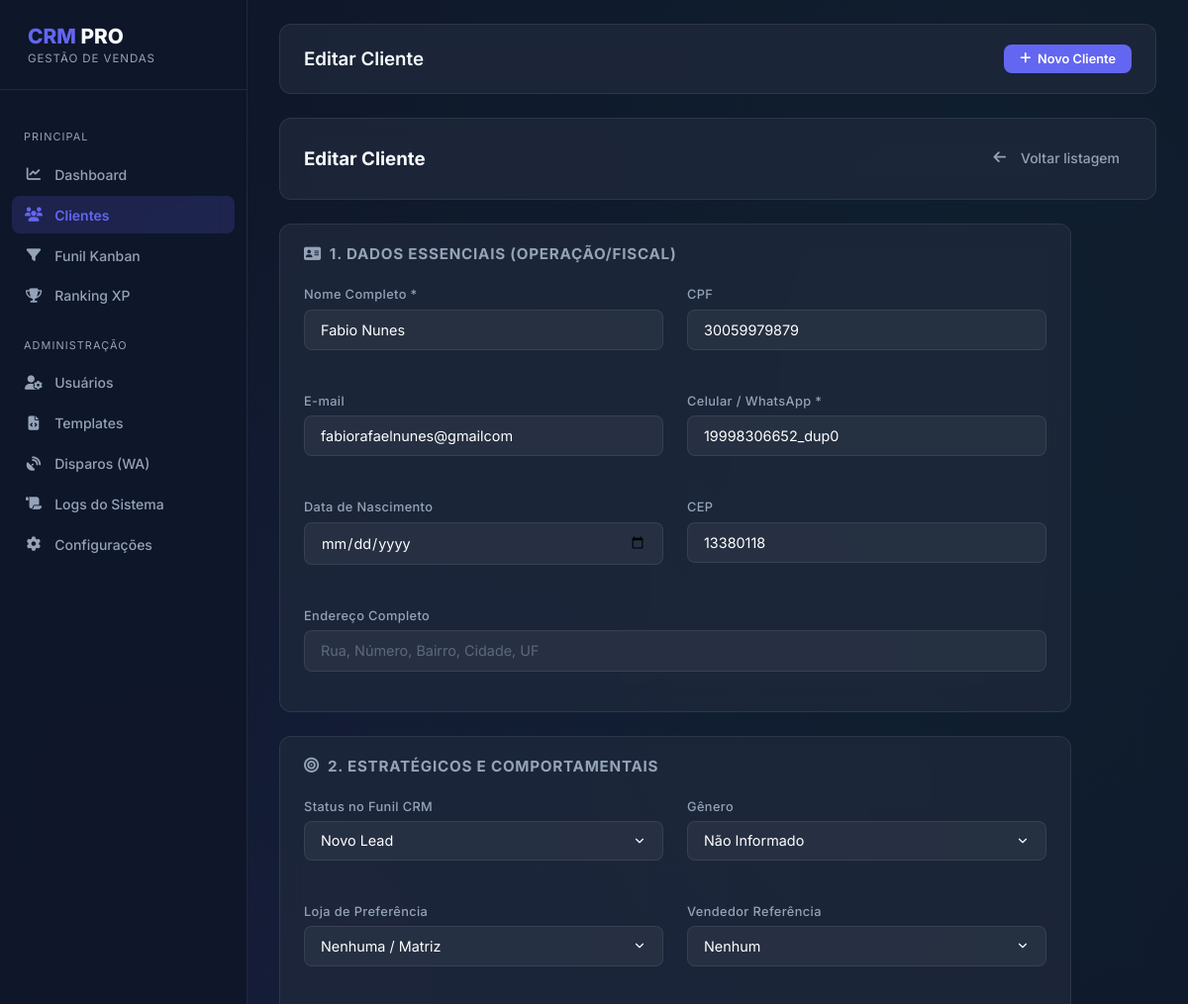
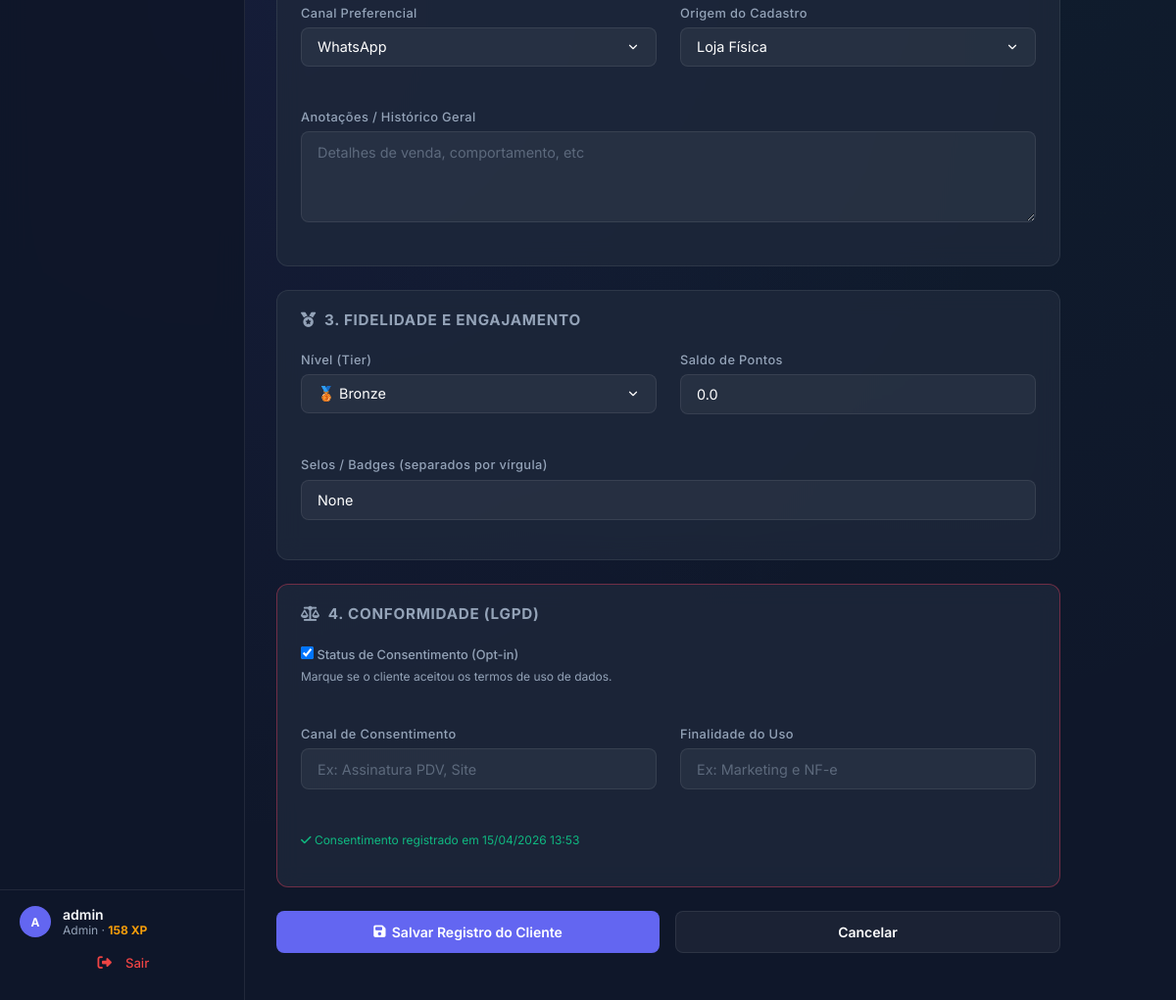
Screenshot of /crm/client/2/edit (signed in) with the database file from the repository (2 pictures, top to bottom).
### app/models.py (models this page shows, shortened)
class User(UserMixin, db.Model):
    id = db.Column(db.Integer, primary_key=True)
    username = db.Column(db.String(64), index=True, unique=True)
    email = db.Column(db.String(120), index=True, unique=True)
    password_hash = db.Column(db.String(128))
    role = db.Column(db.String(20), default='vendedor') # 'admin', 'gerente', 'vendedor'
    performance_points = db.Column(db.Integer, default=0)
    created_at = db.Column(db.DateTime, default=datetime.utcnow)

class Client(db.Model):
    id = db.Column(db.Integer, primary_key=True)
    public_id = db.Column(db.String(36), unique=True, index=True, default=lambda: str(uuid.uuid4()))
    name = db.Column(db.String(128), index=True)
    phone = db.Column(db.String(20), index=True, unique=True)
    email = db.Column(db.String(120), index=True)
    status = db.Column(db.String(64), default='lead') # lead, contato, proposta, fechado, perdido
    notes = db.Column(db.Text)
    assigned_to = db.Column(db.Integer, db.ForeignKey('user.id'))
    created_at = db.Column(db.DateTime, default=datetime.utcnow)
    updated_at = db.Column(db.DateTime, default=datetime.utcnow, onupdate=datetime.utcnow)
    cpf = db.Column(db.String(14), unique=True, index=True)
    cep = db.Column(db.String(10))
    address = db.Column(db.String(256))
    birth_date = db.Column(db.Date)
    gender = db.Column(db.String(20))
    preferred_store_id = db.Column(db.Integer, db.ForeignKey('store.id'))
    referred_by_id = db.Column(db.Integer, db.ForeignKey('user.id'))
    preferred_channel = db.Column(db.String(30))
    lead_source = db.Column(db.String(64))
    last_purchase_date = db.Column(db.Date)
    purchase_frequency = db.Column(db.Integer, default=0)
    ltv = db.Column(db.Float, default=0.0)
    loyalty_points = db.Column(db.Float, default=0.0)
    tier = db.Column(db.String(30), default='bronze')
    points_expiration = db.Column(db.Date)
    badges = db.Column(db.Text) # CSV or JSON string
    opt_in = db.Column(db.Boolean, default=False)
    opt_in_date = db.Column(db.DateTime)
    data_usage_purpose = db.Column(db.String(256))
    consent_channel = db.Column(db.String(128))
    referred_by = db.relationship('User', foreign_keys=[referred_by_id], backref='referrals')

### app/crm/routes.py (the view, shortened to what this page needs)
@bp.route('/client/<int:id>/edit', methods=['GET', 'POST'])
@login_required
def edit_client(id):
    client = Client.query.get_or_404(id)
    users = User.query.all()
    stores = Store.query.all()
    return render_template('crm/form.html', title='Editar Cliente', client=client, users=users, stores=stores)

### app/models.py (called while the page is built)
@login.user_loader
def load_user(id):
    return User.query.get(int(id))

### app/templates/crm/form.html (shortened to what this page needs)
{% extends "base.html" %}
{% block content %}
<div class="header-glass mb-4 justify-between">
    <h3 class="m-0">{{ title }}</h3>
    <a href="{{ url_for('crm.list_clients') }}" class="nav-link p-0 m-0 w-auto">
        <i class="fa-solid fa-arrow-left nav-icon"></i> Voltar listagem
    </a>
</div>
<form action="" method="post" class="w-100">
    <div class="header-glass max-w-lg mb-4 flex-col align-start m-0">
        <h4 class="card-title w-100 text-primary">
            <i class="fa-solid fa-address-card"></i> 1. Dados Essenciais (Operação/Fiscal)
        </h4>
        <div class="grid grid-cols-2 gap-4 w-100 mt-2">
            <div class="form-group mb-0">
                <label for="name">Nome Completo *</label>
                <input type="text" name="name" id="name" class="input-glass" value="{{ client.name if client else '' }}" required placeholder="Ex: João Silva">
            </div>
            <div class="form-group mb-0">
                <label for="cpf">CPF</label>
                <input type="text" name="cpf" id="cpf" class="input-glass" value="{{ client.cpf if client else '' }}" placeholder="000.000.000-00">
            </div>
            <div class="form-group mb-0">
                <label for="email">E-mail</label>
                <input type="email" name="email" id="email" class="input-glass" value="{{ client.email if client else '' }}" placeholder="exemplo@email.com">
            </div>
            <div class="form-group mb-0">
                <label for="phone">Celular / WhatsApp *</label>
                <input type="text" name="phone" id="phone" class="input-glass" value="{{ client.phone if client else '' }}" required placeholder="Ex: (11) 99999-9999">
            </div>
            <div class="form-group mb-0">
                <label for="birth_date">Data de Nascimento</label>
                <input type="date" name="birth_date" id="birth_date" class="input-glass" value="{{ client.birth_date.strftime('%Y-%m-%d') if client and client.birth_date else '' }}">
            </div>
            <div class="form-group mb-0">
                <label for="cep">CEP</label>
                <input type="text" name="cep" id="cep" class="input-glass" value="{{ client.cep if client else '' }}" placeholder="00000-000">
            </div>
            <div class="form-group mb-0" style="grid-column: span 2;">
                <label for="address">Endereço Completo</label>
                <input type="text" name="address" id="address" class="input-glass" value="{{ client.address if client else '' }}" placeholder="Rua, Número, Bairro, Cidade, UF">
            </div>
        </div>
    </div>
    <div class="header-glass max-w-lg mb-4 flex-col align-start m-0">
        <h4 class="card-title w-100 text-warning">
            <i class="fa-solid fa-bullseye"></i> 2. Estratégicos e Comportamentais
        </h4>
        <div class="grid grid-cols-2 gap-4 w-100 mt-2">
            <div class="form-group mb-0">
                <label for="status">Status no Funil CRM</label>
                <select name="status" id="status" class="input-glass">
                    <option value="lead" {{ 'selected' if client and client.status == 'lead' }}>Novo Lead</option>
                </select>
            </div>
            <div class="form-group mb-0">
                <label for="gender">Gênero</label>
                <select name="gender" id="gender" class="input-glass">
                    <option value="" {{ 'selected' if not client or not client.gender }}>Não Informado</option>
                </select>
            </div>
            <div class="form-group mb-0">
                <label for="preferred_store_id">Loja de Preferência</label>
                <select name="preferred_store_id" id="preferred_store_id" class="input-glass">
                    <option value="">Nenhuma / Matriz</option>
                </select>
            </div>
            <div class="form-group mb-0">
                <label for="referred_by_id">Vendedor Referência</label>
                <select name="referred_by_id" id="referred_by_id" class="input-glass">
                    <option value="">Nenhum</option>
                </select>
            </div>
            <div class="form-group mb-0">
                <label for="preferred_channel">Canal Preferencial</label>
                <select name="preferred_channel" id="preferred_channel" class="input-glass">
                    <option value="whatsapp" {{ 'selected' if client and client.preferred_channel == 'whatsapp' }}>WhatsApp</option>
                </select>
            </div>
            <div class="form-group mb-0">
                <label for="lead_source">Origem do Cadastro</label>
                <select name="lead_source" id="lead_source" class="input-glass">
                    <option value="loja_fisica" {{ 'selected' if client and client.lead_source == 'loja_fisica' }}>Loja Física</option>
                </select>
            </div>
        </div>
        <div class="form-group mt-4 mb-0 w-100">
            <label for="notes">Anotações / Histórico Geral</label>
            <textarea name="notes" id="notes" class="input-glass" rows="4" placeholder="Detalhes de venda, comportamento, etc">{{ client.notes if client else '' }}</textarea>
        </div>
    </div>
    <div class="header-glass max-w-lg mb-4 flex-col align-start m-0">
        <h4 class="card-title w-100 text-success">
            <i class="fa-solid fa-medal"></i> 3. Fidelidade e Engajamento
        </h4>
        <div class="grid grid-cols-2 gap-4 w-100 mt-2">
            <div class="form-group mb-0">
                <label for="tier">Nível (Tier)</label>
                <select name="tier" id="tier" class="input-glass">
                    <option value="bronze" {{ 'selected' if client and client.tier == 'bronze' }}>🥉 Bronze</option>
                </select>
            </div>
            <div class="form-group mb-0">
                <label for="loyalty_points">Saldo de Pontos</label>
                <input type="number" step="0.01" name="loyalty_points" id="loyalty_points" class="input-glass" value="{{ client.loyalty_points if client else '0' }}">
            </div>
            <div class="form-group mb-0" style="grid-column: span 2;">
                <label for="badges">Selos / Badges (separados por vírgula)</label>
                <input type="text" name="badges" id="badges" class="input-glass" value="{{ client.badges if client else '' }}" placeholder="Eco-friendly, Early Adopter, etc">
            </div>
        </div>
    </div>
    <div class="header-glass max-w-lg mb-4 flex-col align-start m-0" style="border-color: rgba(244, 63, 94, 0.4);">
        <h4 class="card-title w-100 text-danger">
            <i class="fa-solid fa-scale-balanced"></i> 4. Conformidade (LGPD)
        </h4>
        <div class="grid grid-cols-2 gap-4 w-100 mt-2">
            <div class="form-group mb-0" style="grid-column: span 2;">
                <label class="d-flex align-center gap-2" style="cursor: pointer; text-transform: none; letter-spacing: normal;">
                    <input type="checkbox" name="opt_in" value="1" {{ 'checked' if client and client.opt_in }}>
                    <span class="text-main">Status de Consentimento (Opt-in)</span>
                </label>
                <div class="text-xs text-muted mt-1">Marque se o cliente aceitou os termos de uso de dados.</div>
            </div>
            <div class="form-group mb-0">
                <label for="consent_channel">Canal de Consentimento</label>
                <input type="text" name="consent_channel" id="consent_channel" class="input-glass" value="{{ client.consent_channel if client else '' }}" placeholder="Ex: Assinatura PDV, Site">
            </div>
            <div class="form-group mb-0">
                <label for="data_usage_purpose">Finalidade do Uso</label>
                <input type="text" name="data_usage_purpose" id="data_usage_purpose" class="input-glass" value="{{ client.data_usage_purpose if client else '' }}" placeholder="Ex: Marketing e NF-e">
            </div>
            {% if client and client.opt_in_date %}
            <div class="form-group mb-0 w-100" style="grid-column: span 2;">
                <div class="text-xs text-success"><i class="fa-solid fa-check"></i> Consentimento registrado em {{ client.opt_in_date.strftime('%d/%m/%Y %H:%M') }}</div>
            </div>
            {% endif %}
        </div>
    </div>
    <div class="max-w-lg d-flex flex-wrap gap-3 mt-4 mb-4">
        <button type="submit" class="btn-primary w-auto flex-1">
            <i class="fa-solid fa-floppy-disk"></i> Salvar Registro do Cliente
        </button>
        <a href="{{ url_for('crm.list_clients') }}" class="btn-primary btn-outline w-auto flex-1 text-center">
            Cancelar
        </a>
    </div>
</form>
{% endblock %}

### app/templates/base.html (shortened to what this page needs)
<!DOCTYPE html>
<html lang="pt-br">
<head>
    <link rel="stylesheet" href="{{ url_for('static', filename='css/style.css') }}">
    <link rel="stylesheet" href="https://cdnjs.cloudflare.com/ajax/libs/font-awesome/6.5.0/css/all.min.css">
</head>
<body>
    {% if current_user.is_authenticated %}
    <aside class="sidebar" id="sidebar">
        <div class="sidebar-header">
            <h2 class="sidebar-brand">
                <span class="text-primary">CRM</span>
                <span class="text-main"> PRO</span>
            </h2>
            <div class="sidebar-tagline">
                GESTÃO DE VENDAS
            </div>
        </div>
        <nav class="sidebar-nav">
            <div class="nav-section-title m-0 mb-1">
                PRINCIPAL
            </div>
            <ul>
                <li>
                    <a href="{{ url_for('main.index') }}" class="nav-link {{ 'active' if request.endpoint == 'main.index' }}">
                        <i class="fa-solid fa-chart-line nav-icon"></i> Dashboard
                    </a>
                </li>
                <li>
                    <a href="{{ url_for('crm.list_clients') }}" class="nav-link {{ 'active' if request.endpoint in ['crm.list_clients','crm.new_client','crm.edit_client', 'crm.import_csv'] }}">
                        <i class="fa-solid fa-users nav-icon"></i> Clientes
                    </a>
                </li>
                <li>
                    <a href="{{ url_for('crm.kanban') }}" class="nav-link {{ 'active' if request.endpoint == 'crm.kanban' }}">
                        <i class="fa-solid fa-filter nav-icon"></i> Funil Kanban
                    </a>
                </li>
                <li>
                    <a href="{{ url_for('main.ranking') }}" class="nav-link {{ 'active' if request.endpoint == 'main.ranking' }}">
                        <i class="fa-solid fa-trophy nav-icon"></i> Ranking XP
                    </a>
                </li>
            </ul>
            {% if current_user.role in ['admin', 'gerente'] %}
            <div class="nav-section-title">
                ADMINISTRAÇÃO
            </div>
            <ul>
                <li>
                    <a href="{{ url_for('admin.list_users') }}" class="nav-link {{ 'active' if 'admin.list_users' == request.endpoint or 'admin.new_user' == request.endpoint or 'admin.edit_user' == request.endpoint }}">
                        <i class="fa-solid fa-user-gear nav-icon"></i> Usuários
                    </a>
                </li>
                <li>
                    <a href="{{ url_for('admin.templates_list') }}" class="nav-link {{ 'active' if 'admin.templates_list' in request.endpoint }}">
                        <i class="fa-solid fa-file-code nav-icon"></i> Templates
                    </a>
                </li>
                <li>
                    <a href="{{ url_for('admin.message_logs') }}" class="nav-link {{ 'active' if 'admin.message_logs' in request.endpoint }}">
                        <i class="fa-solid fa-satellite-dish nav-icon"></i> Disparos (WA)
                    </a>
                </li>
                <li>
                    <a href="{{ url_for('admin.logs') }}" class="nav-link {{ 'active' if request.endpoint == 'admin.logs' }}">
                        <i class="fa-solid fa-scroll nav-icon"></i> Logs do Sistema
                    </a>
                </li>
                <li>
                    <a href="{{ url_for('admin.settings') }}" class="nav-link {{ 'active' if request.endpoint == 'admin.settings' }}">
                        <i class="fa-solid fa-gear nav-icon"></i> Configurações
                    </a>
                </li>
            </ul>
            {% endif %}
        </nav>
        <div class="sidebar-footer">
            <div class="d-flex align-center gap-2 mb-2">
                <div class="avatar avatar-md">
                    {{ current_user.username[0] | upper }}
                </div>
                <div>
                    <div class="font-semibold text-sm">{{ current_user.username }}</div>
                    <div class="text-xs text-muted">
                        {{ current_user.role | capitalize }} &middot;
                        <span class="text-warning font-bold">{{ current_user.performance_points }} XP</span>
                    </div>
                </div>
            </div>
            <a href="{{ url_for('auth.logout') }}" class="nav-link logout-link">
                <i class="fa-solid fa-right-from-bracket nav-icon"></i> Sair
            </a>
        </div>
    </aside>
    <div class="main-content">
        <div class="header-glass mb-4">
            <div class="d-flex align-center gap-2">
                <h3 class="m-0 font-semibold text-main">{{ title }}</h3>
            </div>
            <div class="d-flex align-center gap-2 header-glass-action">
                <a href="{{ url_for('crm.new_client') }}" class="btn-primary btn-sm pt-2 w-100">
                    <i class="fa-solid fa-plus"></i> Novo Cliente
                </a>
            </div>
        </div>
        {% block content %}{% endblock %}
    </div>
    {% else %}
    {% block auth_content %}{% endblock %}
    {% endif %}
</body>
</html>

### rows the page displays
User: username "A", username "admin", role "Admin", performance_points "158"
Client: name "Fabio Nunes", cpf "30059979879", email "fabiorafaelnunes@gmailcom", phone "19998306652_dup0", cep "13380118", loyalty_points "0.0", badges "None", opt_in_date "15/04/2026 13:53"

### other values shown
{{ title }} "Editar Cliente"
